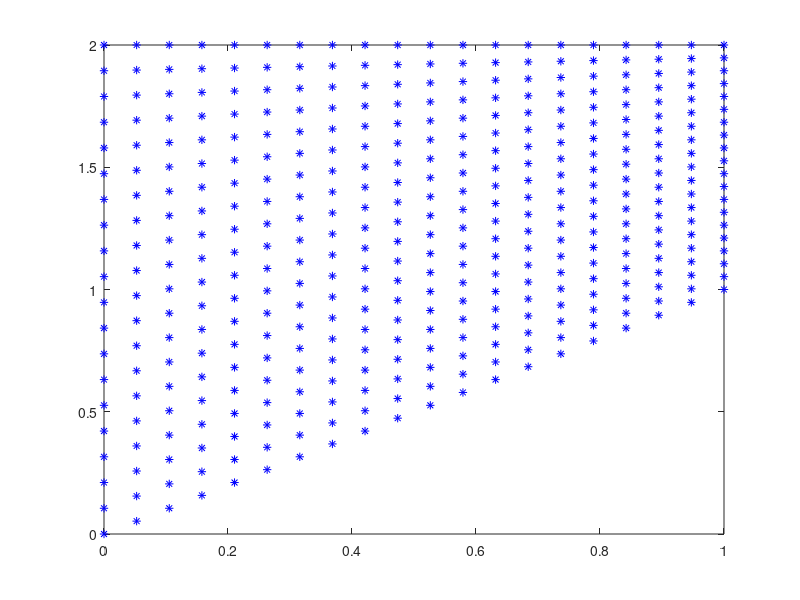

MATLAB code for this plot:
clear all
close all
clc

n = 20;
t = linspace(0,1,n);

A = [0 0];
B = [1 1];
C = [0 2];
D = [1 2];

[X,Y] = meshgrid(t);

X_out = (1-X) .* (1-Y) * A(1) + (1 - X) .* Y * B(1) + X .* (1 - Y) * C(1) + X .* Y * D(1);
Y_out = (1-X) .* (1-Y) * A(2) + (1 - X) .* Y * B(2) + X .* (1 - Y) * C(2) + X .* Y * D(2);

figure
plot(X_out,Y_out,'b*')